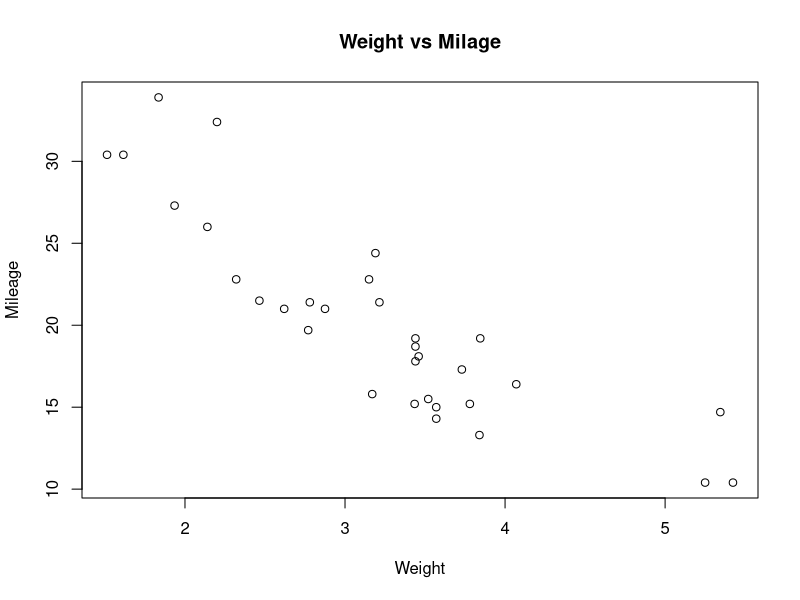
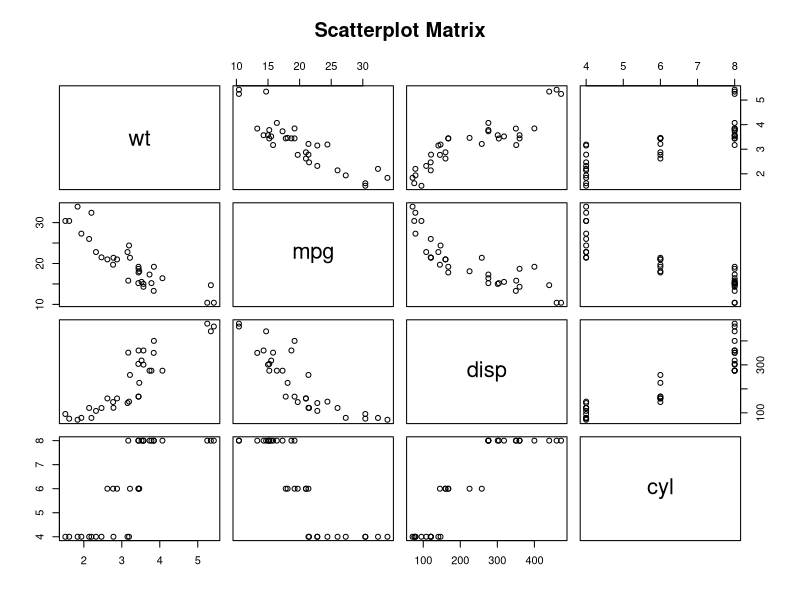

Reproduce these figures in R, in order.
#mtcars is a dataset for various parameters of 
#different models of a car

data(mtcars)
df<-as.data.frame(mtcars) #converting mtcar to dataframe

wtandmpg <- mtcars[,c('wt','mpg')]#extracting wt and mpg
print(head(wtandmpg))

plot(x = df$wt,y = df$mpg,
     xlab = "Weight",
     ylab = "Mileage",
    	main = "Weight vs Milage"
)


pairs(~wt+mpg+disp+cyl,data = mtcars,
      main = "Scatterplot Matrix")














